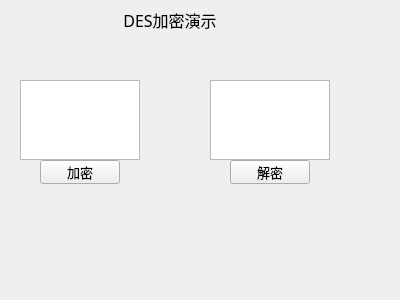
<?xml version="1.0" encoding="UTF-8"?>
<ui version="4.0">
 <class>Form</class>
 <widget class="QWidget" name="Form">
  <property name="geometry">
   <rect>
    <x>0</x>
    <y>0</y>
    <width>400</width>
    <height>300</height>
   </rect>
  </property>
  <property name="font">
   <font>
    <family>幼圆</family>
    <pointsize>10</pointsize>
   </font>
  </property>
  <property name="windowTitle">
   <string>Form</string>
  </property>
  <widget class="QLabel" name="title">
   <property name="geometry">
    <rect>
     <x>120</x>
     <y>10</y>
     <width>100</width>
     <height>20</height>
    </rect>
   </property>
   <property name="font">
    <font>
     <family>幼圆</family>
     <pointsize>12</pointsize>
    </font>
   </property>
   <property name="cursor">
    <cursorShape>ArrowCursor</cursorShape>
   </property>
   <property name="text">
    <string>DES加密演示</string>
   </property>
   <property name="alignment">
    <set>Qt::AlignCenter</set>
   </property>
  </widget>
  <widget class="QTextEdit" name="original_text">
   <property name="geometry">
    <rect>
     <x>20</x>
     <y>80</y>
     <width>120</width>
     <height>80</height>
    </rect>
   </property>
  </widget>
  <widget class="QTextEdit" name="encrypted_text">
   <property name="geometry">
    <rect>
     <x>210</x>
     <y>80</y>
     <width>120</width>
     <height>80</height>
    </rect>
   </property>
  </widget>
  <widget class="QPushButton" name="encryption">
   <property name="geometry">
    <rect>
     <x>40</x>
     <y>160</y>
     <width>80</width>
     <height>24</height>
    </rect>
   </property>
   <property name="text">
    <string>加密</string>
   </property>
  </widget>
  <widget class="QPushButton" name="decryption">
   <property name="geometry">
    <rect>
     <x>230</x>
     <y>160</y>
     <width>80</width>
     <height>24</height>
    </rect>
   </property>
   <property name="text">
    <string>解密</string>
   </property>
  </widget>
 </widget>
 <resources/>
 <connections/>
</ui>
